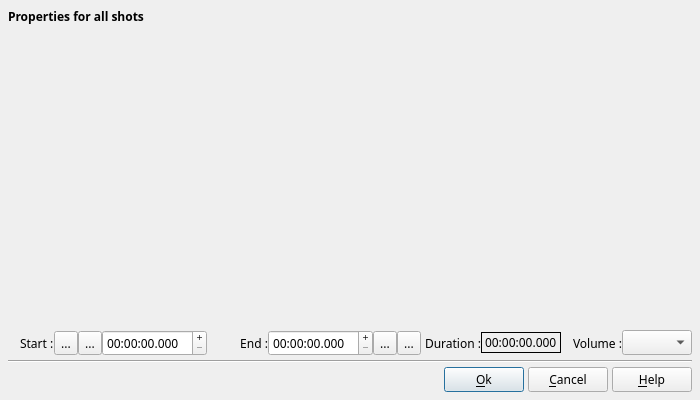
<?xml version="1.0" encoding="UTF-8"?>
<ui version="4.0">
 <class>DlgVideoEdit</class>
 <widget class="QDialog" name="DlgVideoEdit">
  <property name="geometry">
   <rect>
    <x>0</x>
    <y>0</y>
    <width>700</width>
    <height>400</height>
   </rect>
  </property>
  <property name="minimumSize">
   <size>
    <width>700</width>
    <height>400</height>
   </size>
  </property>
  <property name="font">
   <font>
    <family>Sans Serif</family>
    <pointsize>9</pointsize>
   </font>
  </property>
  <property name="windowTitle">
   <string>Cut video</string>
  </property>
  <layout class="QVBoxLayout" name="verticalLayout">
   <property name="spacing">
    <number>4</number>
   </property>
   <property name="margin">
    <number>8</number>
   </property>
   <item>
    <layout class="QGridLayout" name="gridLayout">
     <property name="margin">
      <number>0</number>
     </property>
     <property name="spacing">
      <number>2</number>
     </property>
     <item row="0" column="0" colspan="2">
      <widget class="QLabel" name="label_5">
       <property name="font">
        <font>
         <weight>75</weight>
         <bold>true</bold>
        </font>
       </property>
       <property name="text">
        <string>Properties for all shots</string>
       </property>
      </widget>
     </item>
     <item row="1" column="0">
      <widget class="QLabel" name="label_6">
       <property name="sizePolicy">
        <sizepolicy hsizetype="Fixed" vsizetype="Preferred">
         <horstretch>0</horstretch>
         <verstretch>0</verstretch>
        </sizepolicy>
       </property>
       <property name="minimumSize">
        <size>
         <width>10</width>
         <height>0</height>
        </size>
       </property>
       <property name="maximumSize">
        <size>
         <width>10</width>
         <height>16777215</height>
        </size>
       </property>
       <property name="text">
        <string notr="true"/>
       </property>
      </widget>
     </item>
     <item row="1" column="1">
      <layout class="QVBoxLayout" name="verticalLayout_3">
       <property name="spacing">
        <number>2</number>
       </property>
       <property name="margin">
        <number>0</number>
       </property>
       <item>
        <widget class="wgt_QVideoPlayer" name="VideoPlayer" native="true">
         <property name="sizePolicy">
          <sizepolicy hsizetype="Expanding" vsizetype="Expanding">
           <horstretch>0</horstretch>
           <verstretch>0</verstretch>
          </sizepolicy>
         </property>
        </widget>
       </item>
       <item>
        <layout class="QHBoxLayout" name="horizontalLayout_5">
         <property name="spacing">
          <number>0</number>
         </property>
         <property name="margin">
          <number>0</number>
         </property>
         <item>
          <widget class="QLabel" name="label_3">
           <property name="text">
            <string>Start :</string>
           </property>
          </widget>
         </item>
         <item>
          <widget class="QToolButton" name="SeekLeftBt">
           <property name="toolTip">
            <string extracomment="Tooltip in dialog box">Move to start position</string>
           </property>
           <property name="text">
            <string notr="true">...</string>
           </property>
           <property name="icon">
            <iconset>
             <normaloff>:/img/player_rew.png</normaloff>:/img/player_rew.png</iconset>
           </property>
          </widget>
         </item>
         <item>
          <widget class="QToolButton" name="DefStartPosBT">
           <property name="toolTip">
            <string extracomment="Tooltip in dialog box">Use current position as start position</string>
           </property>
           <property name="text">
            <string notr="true">...</string>
           </property>
           <property name="icon">
            <iconset>
             <normaloff>:/img/PosStart.png</normaloff>:/img/PosStart.png</iconset>
           </property>
          </widget>
         </item>
         <item>
          <widget class="QDateTimeEdit" name="StartPosEd">
           <property name="minimumSize">
            <size>
             <width>105</width>
             <height>0</height>
            </size>
           </property>
           <property name="maximumSize">
            <size>
             <width>105</width>
             <height>16777215</height>
            </size>
           </property>
           <property name="toolTip">
            <string extracomment="Tooltip in dialog box">Define the start position to use for</string>
           </property>
           <property name="buttonSymbols">
            <enum>QAbstractSpinBox::PlusMinus</enum>
           </property>
           <property name="specialValueText">
            <string notr="true"/>
           </property>
           <property name="displayFormat">
            <string notr="true">HH:mm:ss.zzz</string>
           </property>
          </widget>
         </item>
         <item>
          <widget class="QLabel" name="label_4">
           <property name="sizePolicy">
            <sizepolicy hsizetype="Expanding" vsizetype="Preferred">
             <horstretch>0</horstretch>
             <verstretch>0</verstretch>
            </sizepolicy>
           </property>
           <property name="text">
            <string>End :</string>
           </property>
           <property name="alignment">
            <set>Qt::AlignRight|Qt::AlignTrailing|Qt::AlignVCenter</set>
           </property>
          </widget>
         </item>
         <item>
          <widget class="QDateTimeEdit" name="EndPosEd">
           <property name="minimumSize">
            <size>
             <width>105</width>
             <height>0</height>
            </size>
           </property>
           <property name="maximumSize">
            <size>
             <width>105</width>
             <height>16777215</height>
            </size>
           </property>
           <property name="toolTip">
            <string extracomment="Tooltip in dialog box">Define the end position to use for</string>
           </property>
           <property name="buttonSymbols">
            <enum>QAbstractSpinBox::PlusMinus</enum>
           </property>
           <property name="specialValueText">
            <string notr="true"/>
           </property>
           <property name="currentSection">
            <enum>QDateTimeEdit::HourSection</enum>
           </property>
           <property name="displayFormat">
            <string notr="true">HH:mm:ss.zzz</string>
           </property>
          </widget>
         </item>
         <item>
          <widget class="QToolButton" name="DefEndPosBT">
           <property name="toolTip">
            <string extracomment="Tooltip in dialog box">Use current position as end position</string>
           </property>
           <property name="text">
            <string notr="true">...</string>
           </property>
           <property name="icon">
            <iconset>
             <normaloff>:/img/PosEnd.png</normaloff>:/img/PosEnd.png</iconset>
           </property>
          </widget>
         </item>
         <item>
          <widget class="QToolButton" name="SeekRightBt">
           <property name="toolTip">
            <string extracomment="Tooltip in dialog box">Move to end position</string>
           </property>
           <property name="text">
            <string notr="true">...</string>
           </property>
           <property name="icon">
            <iconset>
             <normaloff>:/img/player_fwd.png</normaloff>:/img/player_fwd.png</iconset>
           </property>
          </widget>
         </item>
         <item>
          <widget class="QLabel" name="label">
           <property name="sizePolicy">
            <sizepolicy hsizetype="Expanding" vsizetype="Preferred">
             <horstretch>0</horstretch>
             <verstretch>0</verstretch>
            </sizepolicy>
           </property>
           <property name="text">
            <string>Duration :</string>
           </property>
           <property name="alignment">
            <set>Qt::AlignRight|Qt::AlignTrailing|Qt::AlignVCenter</set>
           </property>
          </widget>
         </item>
         <item>
          <widget class="QLabel" name="ActualDuration">
           <property name="maximumSize">
            <size>
             <width>16777215</width>
             <height>21</height>
            </size>
           </property>
           <property name="frameShape">
            <enum>QFrame::Box</enum>
           </property>
           <property name="text">
            <string notr="true">00:00:00.000</string>
           </property>
          </widget>
         </item>
         <item>
          <widget class="QLabel" name="label_2">
           <property name="sizePolicy">
            <sizepolicy hsizetype="Expanding" vsizetype="Preferred">
             <horstretch>0</horstretch>
             <verstretch>0</verstretch>
            </sizepolicy>
           </property>
           <property name="text">
            <string>Volume :</string>
           </property>
           <property name="alignment">
            <set>Qt::AlignRight|Qt::AlignTrailing|Qt::AlignVCenter</set>
           </property>
          </widget>
         </item>
         <item>
          <widget class="QComboBox" name="VolumeReductionFactorCB">
           <property name="sizePolicy">
            <sizepolicy hsizetype="Fixed" vsizetype="Fixed">
             <horstretch>0</horstretch>
             <verstretch>0</verstretch>
            </sizepolicy>
           </property>
           <property name="minimumSize">
            <size>
             <width>70</width>
             <height>0</height>
            </size>
           </property>
           <property name="maximumSize">
            <size>
             <width>70</width>
             <height>16777215</height>
            </size>
           </property>
           <property name="toolTip">
            <string>Define the &quot; Master Volume &quot; for the movie</string>
           </property>
           <property name="currentIndex">
            <number>-1</number>
           </property>
          </widget>
         </item>
        </layout>
       </item>
      </layout>
     </item>
    </layout>
   </item>
   <item>
    <widget class="Line" name="line">
     <property name="orientation">
      <enum>Qt::Horizontal</enum>
     </property>
    </widget>
   </item>
   <item>
    <layout class="QHBoxLayout" name="horizontalLayout_2">
     <property name="spacing">
      <number>4</number>
     </property>
     <item>
      <spacer name="horizontalSpacer_2">
       <property name="orientation">
        <enum>Qt::Horizontal</enum>
       </property>
       <property name="sizeHint" stdset="0">
        <size>
         <width>40</width>
         <height>20</height>
        </size>
       </property>
      </spacer>
     </item>
     <item>
      <widget class="QPushButton" name="OKBT">
       <property name="toolTip">
        <string>Accept modification and exit dialog box</string>
       </property>
       <property name="text">
        <string>&amp;Ok</string>
       </property>
       <property name="icon">
        <iconset>
         <normaloff>:/img/action_ok.png</normaloff>:/img/action_ok.png</iconset>
       </property>
      </widget>
     </item>
     <item>
      <widget class="QPushButton" name="CloseBT">
       <property name="toolTip">
        <string>Cancel modification and exit dialog box</string>
       </property>
       <property name="text">
        <string>&amp;Cancel</string>
       </property>
       <property name="icon">
        <iconset>
         <normaloff>:/img/action_cancel.png</normaloff>:/img/action_cancel.png</iconset>
       </property>
      </widget>
     </item>
     <item>
      <widget class="QPushButton" name="HelpBT">
       <property name="toolTip">
        <string>Open help page describing this dialog box</string>
       </property>
       <property name="text">
        <string>&amp;Help</string>
       </property>
       <property name="icon">
        <iconset>
         <normaloff>:/img/help.png</normaloff>:/img/help.png</iconset>
       </property>
       <property name="shortcut">
        <string>F1</string>
       </property>
      </widget>
     </item>
    </layout>
   </item>
  </layout>
 </widget>
 <customwidgets>
  <customwidget>
   <class>wgt_QVideoPlayer</class>
   <extends>QWidget</extends>
   <header>wgt_QVideoPlayer.h</header>
   <container>1</container>
  </customwidget>
 </customwidgets>
 <resources/>
 <connections/>
</ui>
